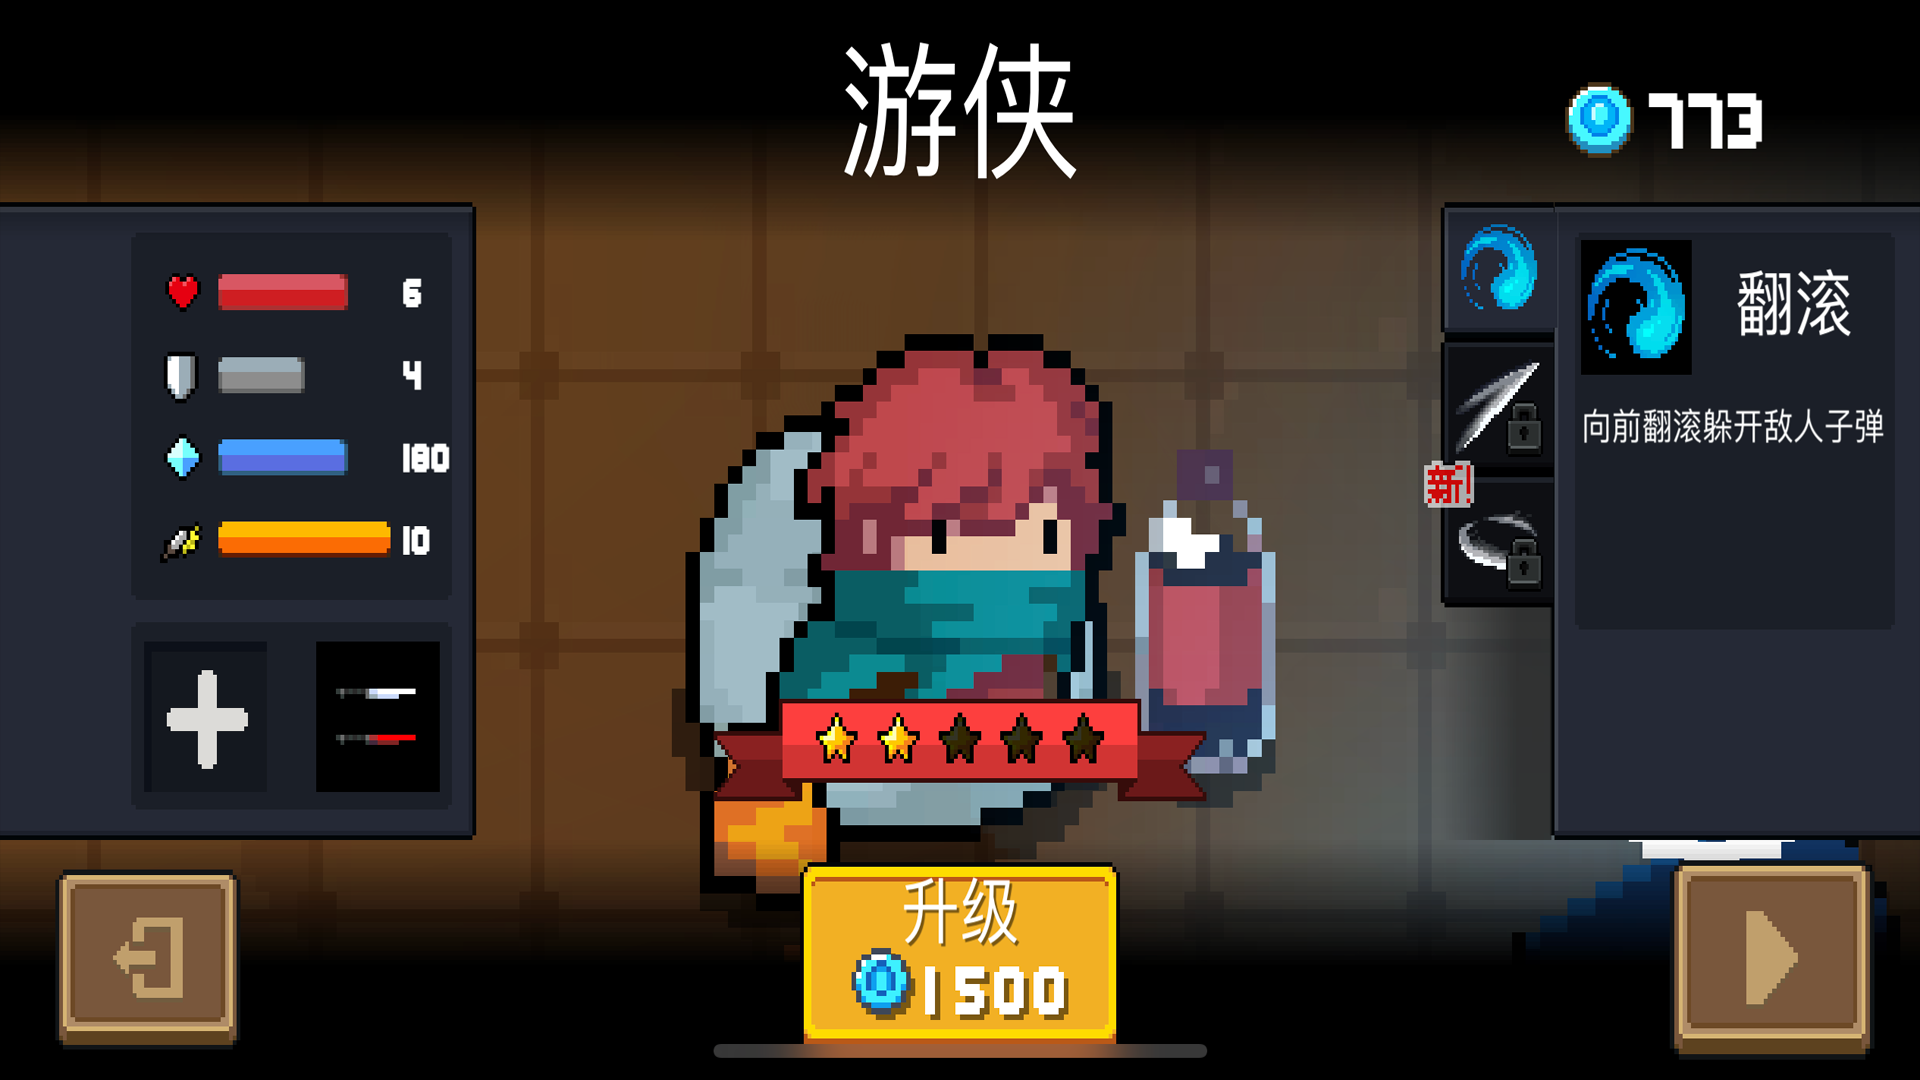

This game map was drawn from its Tiled (.tmx) file and the tilesets committed beside it. A one-line description and the trimmed map source follow:
An orthogonal 192x108 tile map with 10x10 px tiles, 2 tile layers (youxiaSelectedScene01, youxiaSelectedScene02) and 2 objects (backItemPosition, startItemPosition).

<map version="1.5" tiledversion="1.6.0" orientation="orthogonal" renderorder="right-down" width="192" height="108" tilewidth="10" tileheight="10" infinite="0" nextlayerid="4" nextobjectid="3">
 <tileset firstgid="1" source="youxiaSelectedScene.tsx" />
 <objectgroup id="3" name="objectsLayer">
  <object id="1" name="backItemPosition" x="60" y="1040">
   <properties>
    <property name="height" value="175.00" />
    <property name="width" value="175.00" />
   </properties>
   <point />
  </object>
  <object id="2" name="startItemPosition" x="1680" y="1047.5">
   <properties>
    <property name="height" value="180.00" />
    <property name="width" value="180.00" />
   </properties>
   <point />
  </object>
 </objectgroup>
 <layer id="1" name="youxiaSelectedScene01" width="192" height="108">
  <data>[20736 cells, 10368 non-empty, 10368 distinct tile ids]</data>
 </layer>
 <layer id="2" name="youxiaSelectedScene02" width="192" height="108">
  <data>[20736 cells, 10368 non-empty, 10368 distinct tile ids]</data>
 </layer>
</map>